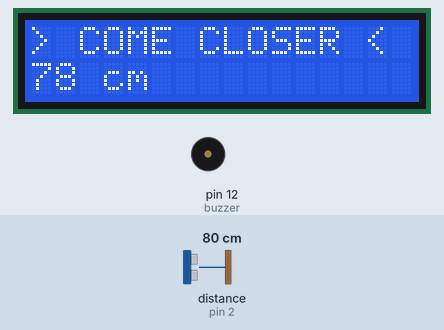
Recording of a sketch running on a simulated Arduino Uno, built with avr-gcc and run on an emulated ATmega328P. Parts: 16×2 character LCD, buzzer (waves = sounding). Wiring (inferred from the names in the program): ultrasonic range finder: trigger pin 3; echo pin 2. The inputs (shaded band) are chosen by the test bench; at power-on: distance to the obstacle (sensor on pin 2) 80 cm. The echo pulse lasts 58.3 µs per cm; what the sketch prints to the serial monitor is not drawn.

Above: at 1.2 s.
1.3 s: distance to the obstacle (sensor on pin 2) set to 17 cm
At 2.34 s:
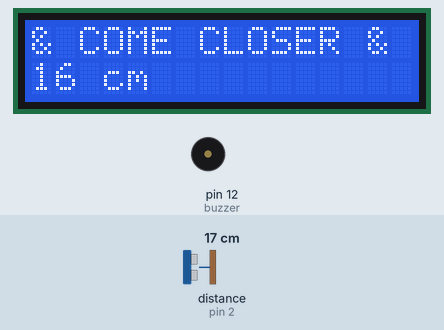
4.2 s: distance to the obstacle (sensor on pin 2) set to 14 cm
At 4.7 s:
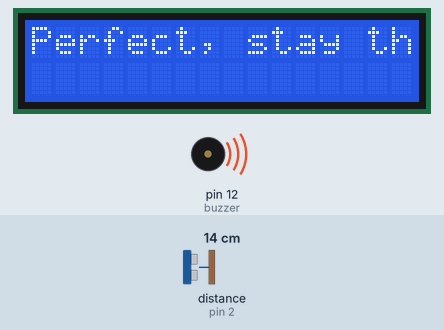
7.1 s: distance to the obstacle (sensor on pin 2) set to 8 cm
10.0 s: distance to the obstacle (sensor on pin 2) set to 5 cm
At 12.05 s:
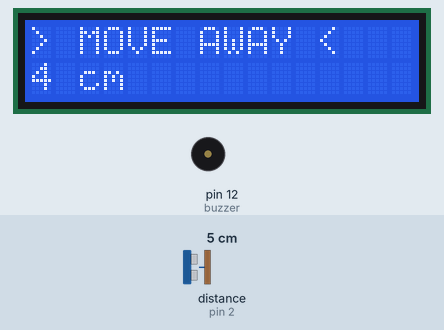
12.9 s: distance to the obstacle (sensor on pin 2) set to 9 cm
At 15.11 s:
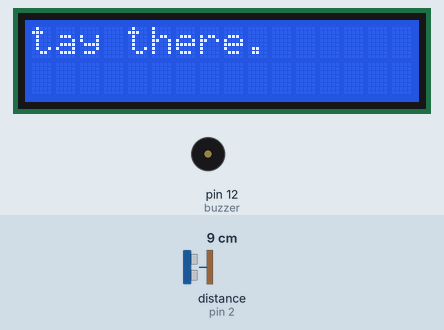
Timing chart, 0 to 16.8 s (numbered marks = the images above; inputs shaded):
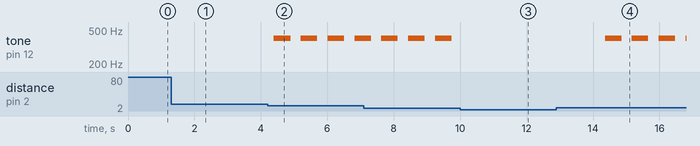

Measured:
- the behaviour switches between 16 and 15 cm on distance to the obstacle (sensor on pin 2) (found by bisection; images 1 and 2)
- the behaviour switches between 7 and 6 cm on distance to the obstacle (sensor on pin 2) (found by bisection; images 2 and 3)
- after the input at 4.2 s, tone on pin 12 (buzzer): alternates 400 Hz for 0.50 s and silent for 0.31 s, starting after 0.19 s; the display: changes after 0.19 s (image 2)
- after the input at 10.0 s, tone on pin 12 (buzzer): stops changing and stays silent; the display: first changes after 0.06 s (image 3 shows a later state)
- after the input at 12.9 s, tone on pin 12 (buzzer): alternates 400 Hz for 0.50 s and silent for 0.31 s, starting after 1.5 s; the display: first differs from a run without the input after 1.5 s (image 4 shows a later state)
- what the display in image 2 shows lasts 0.5 s, from 4.4 s to 4.9 s

The sketch:

sketch.ino
```cpp
//Ultrasonic Sensor pins:

const int trigger_pin = 3;
const int echo_pin = 2;

//Passive buzzer pin:

const int buzzer = 12;

// The Liquid Crystal allows me to use the LCD display using high functionality
#include <LiquidCrystal.h>

// initialize the library with the numbers of the interface pins
LiquidCrystal lcd(5, 6, 7, 8, 9, 10);

long duration;
long distance;

//Function to scroll various strings on my LCD display:

void scroll_text(String caption, int scroll_speed) {

  int caption_len = caption.length() - 10;

  for(int i = 0; i < caption_len; ++i){
    lcd.scrollDisplayLeft(); //Built-in which shift's the string by 1 char to the left. (Also clears the row automatically)
     delay(scroll_speed);
  }

}

//This function just generates the blinking characters at each edge of the caption:

void blink_border( String caption, int iteration, int scroll_speed,
                  bool include_distance, int distance ){

  lcd.clear();
  lcd.setCursor(0, 0);

  for(int i = 0; i < iteration; ++i){
    lcd.clear();

    if((i & 0x01) == 0){
      lcd.print("&" + caption + "&");
    } else {
      lcd.print(">" + caption + "<");
    }

    //Include distance caption on the second row of LCD display

    if(include_distance == true){
    lcd.setCursor(0, 1);
    lcd.print(String(distance) + " cm");
    }

    delay(scroll_speed);
  }

}

void setup() {
  //Ultrasonic Setup:

  pinMode(trigger_pin, OUTPUT);
  pinMode(echo_pin, INPUT);
  Serial.begin(9600);

  // set up the LCD's number of columns and rows:
  lcd.begin(16, 2);

  // Print a setup msg to the LCD.
  lcd.print("Setting up...");
}

void loop() {
  digitalWrite(trigger_pin , LOW);
  delayMicroseconds(2);

  digitalWrite(trigger_pin, HIGH);
  delayMicroseconds(10);
  digitalWrite(trigger_pin, LOW );

  duration = pulseIn(echo_pin, HIGH);

  // Delta S = ( Delta T * Velocity ) / 2 <-- Since the ultrasonic wave travels to the target and back
  distance = duration*0.034/2; //Since the Ultrasonic sensor travels at the speed of sound, and we know time, we convert this into a distance

  // DEBUG for Serial Monitor
  Serial.println("Distance: ");
  Serial.println(distance);

  lcd.clear();
  lcd.setCursor(0, 0); //Set to top row of LCD monitor

  //Distance sensitivity logic:

  if(distance > 1000){ //It suddenly spikes to over 1000 cm which indicates some kind of lag with the Ultrasonic, I just display an error message
        lcd.print("ERROR: UNSYNCED");
        delay(50);
  }
  else if(distance > 5 && distance < 15){
    lcd.print("Perfect, stay there.");

    tone(buzzer,400);
    delay(500);
    noTone(buzzer);

    scroll_text("Perfect, stay there.", 20);
  }

  else if (distance <= 5){
    blink_border(" MOVE AWAY ",10,200, true, distance);
  }

  else {
    blink_border(" COME CLOSER ",10,200, true, distance);
  }

  lcd.setCursor(0, 1);
  lcd.print(String(distance) + " cm");

  delay(100); //main refresh delay for LCD display
}
```
